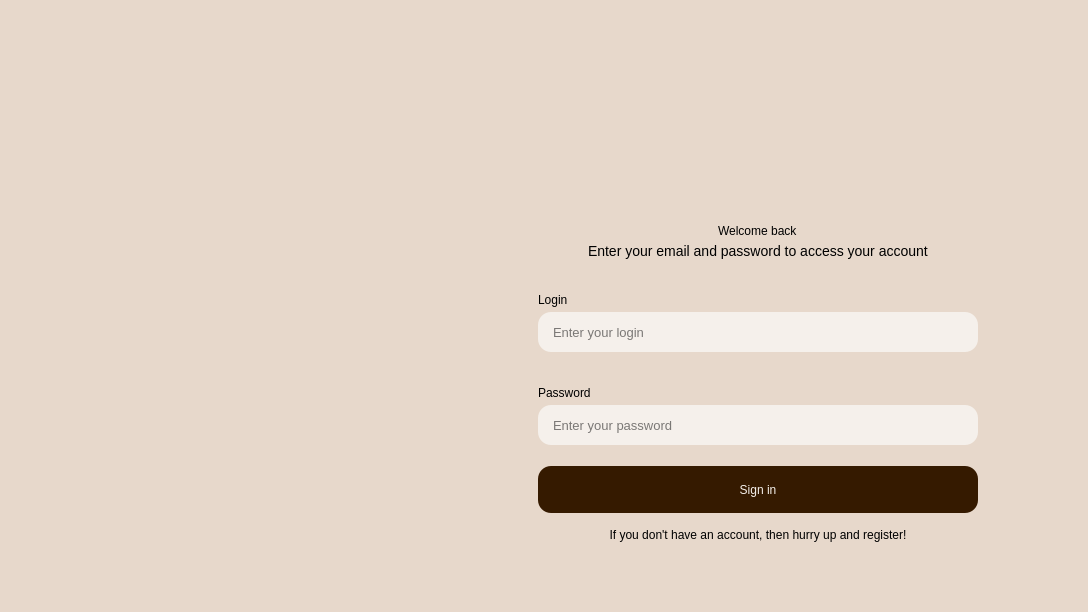
<?xml version="1.0" encoding="UTF-8"?>
<ui version="4.0">
 <class>entering_window</class>
 <widget class="QMainWindow" name="entering_window">
  <property name="geometry">
   <rect>
    <x>0</x>
    <y>0</y>
    <width>1088</width>
    <height>612</height>
   </rect>
  </property>
  <property name="sizePolicy">
   <sizepolicy hsizetype="Fixed" vsizetype="Fixed">
    <horstretch>0</horstretch>
    <verstretch>0</verstretch>
   </sizepolicy>
  </property>
  <property name="minimumSize">
   <size>
    <width>1088</width>
    <height>612</height>
   </size>
  </property>
  <property name="maximumSize">
   <size>
    <width>1088</width>
    <height>612</height>
   </size>
  </property>
  <property name="windowTitle">
   <string>Authorization</string>
  </property>
  <property name="styleSheet">
   <string notr="true">background-color: #E7D8CB;
color: #000000;</string>
  </property>
  <widget class="QWidget" name="Window">
   <layout class="QHBoxLayout" name="horizontalLayout">
    <property name="spacing">
     <number>0</number>
    </property>
    <property name="leftMargin">
     <number>30</number>
    </property>
    <property name="topMargin">
     <number>30</number>
    </property>
    <property name="rightMargin">
     <number>0</number>
    </property>
    <property name="bottomMargin">
     <number>30</number>
    </property>
    <item>
     <widget class="QWidget" name="Photo" native="true">
      <property name="sizePolicy">
       <sizepolicy hsizetype="Preferred" vsizetype="Preferred">
        <horstretch>0</horstretch>
        <verstretch>0</verstretch>
       </sizepolicy>
      </property>
      <property name="minimumSize">
       <size>
        <width>0</width>
        <height>0</height>
       </size>
      </property>
      <property name="maximumSize">
       <size>
        <width>8000</width>
        <height>8000</height>
       </size>
      </property>
      <property name="baseSize">
       <size>
        <width>0</width>
        <height>0</height>
       </size>
      </property>
      <layout class="QHBoxLayout" name="horizontalLayout_2">
       <property name="spacing">
        <number>0</number>
       </property>
       <property name="leftMargin">
        <number>0</number>
       </property>
       <property name="topMargin">
        <number>0</number>
       </property>
       <property name="rightMargin">
        <number>0</number>
       </property>
       <property name="bottomMargin">
        <number>0</number>
       </property>
       <item>
        <widget class="QWidget" name="widget" native="true">
         <property name="sizePolicy">
          <sizepolicy hsizetype="Fixed" vsizetype="Fixed">
           <horstretch>0</horstretch>
           <verstretch>0</verstretch>
          </sizepolicy>
         </property>
         <property name="minimumSize">
          <size>
           <width>380</width>
           <height>510</height>
          </size>
         </property>
         <property name="styleSheet">
          <string notr="true">border-image: url(:/resources/resources/Welcome_photo.png) 0 stretch cover;</string>
         </property>
        </widget>
       </item>
      </layout>
     </widget>
    </item>
    <item>
     <widget class="QWidget" name="LoginForm" native="true">
      <property name="sizePolicy">
       <sizepolicy hsizetype="Fixed" vsizetype="Preferred">
        <horstretch>0</horstretch>
        <verstretch>0</verstretch>
       </sizepolicy>
      </property>
      <property name="minimumSize">
       <size>
        <width>660</width>
        <height>0</height>
       </size>
      </property>
      <property name="maximumSize">
       <size>
        <width>660</width>
        <height>16777215</height>
       </size>
      </property>
      <property name="baseSize">
       <size>
        <width>0</width>
        <height>0</height>
       </size>
      </property>
      <property name="toolTip">
       <string extracomment="Enter your email"/>
      </property>
      <property name="styleSheet">
       <string notr="true"/>
      </property>
      <layout class="QVBoxLayout" name="verticalLayout">
       <property name="spacing">
        <number>0</number>
       </property>
       <property name="leftMargin">
        <number>110</number>
       </property>
       <property name="topMargin">
        <number>0</number>
       </property>
       <property name="rightMargin">
        <number>110</number>
       </property>
       <property name="bottomMargin">
        <number>0</number>
       </property>
       <item>
        <spacer name="LoginForm_verticalSpacer">
         <property name="orientation">
          <enum>Qt::Vertical</enum>
         </property>
         <property name="sizeHint" stdset="0">
          <size>
           <width>20</width>
           <height>40</height>
          </size>
         </property>
        </spacer>
       </item>
       <item alignment="Qt::AlignHCenter">
        <widget class="QLabel" name="Logo">
         <property name="sizePolicy">
          <sizepolicy hsizetype="Fixed" vsizetype="Fixed">
           <horstretch>0</horstretch>
           <verstretch>0</verstretch>
          </sizepolicy>
         </property>
         <property name="minimumSize">
          <size>
           <width>140</width>
           <height>140</height>
          </size>
         </property>
         <property name="styleSheet">
          <string notr="true">border-image: url(:/resources/resources/MainLogo.png) 0 stretch stretch;</string>
         </property>
         <property name="text">
          <string/>
         </property>
         <property name="alignment">
          <set>Qt::AlignCenter</set>
         </property>
        </widget>
       </item>
       <item>
        <spacer name="verticalSpacer">
         <property name="orientation">
          <enum>Qt::Vertical</enum>
         </property>
         <property name="sizeType">
          <enum>QSizePolicy::Fixed</enum>
         </property>
         <property name="sizeHint" stdset="0">
          <size>
           <width>20</width>
           <height>14</height>
          </size>
         </property>
        </spacer>
       </item>
       <item alignment="Qt::AlignHCenter|Qt::AlignVCenter">
        <widget class="QLabel" name="HeadingText">
         <property name="sizePolicy">
          <sizepolicy hsizetype="Fixed" vsizetype="Preferred">
           <horstretch>0</horstretch>
           <verstretch>0</verstretch>
          </sizepolicy>
         </property>
         <property name="styleSheet">
          <string notr="true">font: 800 38px;</string>
         </property>
         <property name="text">
          <string>Welcome back</string>
         </property>
        </widget>
       </item>
       <item>
        <spacer name="verticalSpacer_2">
         <property name="orientation">
          <enum>Qt::Vertical</enum>
         </property>
         <property name="sizeType">
          <enum>QSizePolicy::Fixed</enum>
         </property>
         <property name="sizeHint" stdset="0">
          <size>
           <width>20</width>
           <height>5</height>
          </size>
         </property>
        </spacer>
       </item>
       <item alignment="Qt::AlignHCenter|Qt::AlignVCenter">
        <widget class="QLabel" name="HeadingSubtext">
         <property name="styleSheet">
          <string notr="true">font: 200 14px;</string>
         </property>
         <property name="text">
          <string>Enter your email and password to access your account</string>
         </property>
        </widget>
       </item>
       <item>
        <spacer name="verticalSpacer_3">
         <property name="orientation">
          <enum>Qt::Vertical</enum>
         </property>
         <property name="sizeType">
          <enum>QSizePolicy::Fixed</enum>
         </property>
         <property name="sizeHint" stdset="0">
          <size>
           <width>20</width>
           <height>34</height>
          </size>
         </property>
        </spacer>
       </item>
       <item>
        <widget class="QLabel" name="LoginLabel">
         <property name="styleSheet">
          <string notr="true">font: 400 17pt;</string>
         </property>
         <property name="text">
          <string>Login</string>
         </property>
        </widget>
       </item>
       <item>
        <spacer name="verticalSpacer_5">
         <property name="orientation">
          <enum>Qt::Vertical</enum>
         </property>
         <property name="sizeType">
          <enum>QSizePolicy::Fixed</enum>
         </property>
         <property name="sizeHint" stdset="0">
          <size>
           <width>20</width>
           <height>5</height>
          </size>
         </property>
        </spacer>
       </item>
       <item>
        <widget class="QLineEdit" name="LoginInput">
         <property name="minimumSize">
          <size>
           <width>0</width>
           <height>40</height>
          </size>
         </property>
         <property name="toolTip">
          <string/>
         </property>
         <property name="statusTip">
          <string/>
         </property>
         <property name="whatsThis">
          <string/>
         </property>
         <property name="accessibleName">
          <string/>
         </property>
         <property name="accessibleDescription">
          <string/>
         </property>
         <property name="autoFillBackground">
          <bool>false</bool>
         </property>
         <property name="styleSheet">
          <string notr="true">font: 13px;
color: #000000;

background-color: #F5F0EB;
border-radius: 13px;
padding: 0 13px;</string>
         </property>
         <property name="inputMethodHints">
          <set>Qt::ImhHiddenText</set>
         </property>
         <property name="inputMask">
          <string/>
         </property>
         <property name="text">
          <string/>
         </property>
         <property name="cursorPosition">
          <number>0</number>
         </property>
         <property name="placeholderText">
          <string>Enter your login</string>
         </property>
        </widget>
       </item>
       <item>
        <spacer name="verticalSpacer_4">
         <property name="orientation">
          <enum>Qt::Vertical</enum>
         </property>
         <property name="sizeType">
          <enum>QSizePolicy::Fixed</enum>
         </property>
         <property name="sizeHint" stdset="0">
          <size>
           <width>20</width>
           <height>34</height>
          </size>
         </property>
        </spacer>
       </item>
       <item>
        <widget class="QLabel" name="PasswordLabel">
         <property name="styleSheet">
          <string notr="true">font: 400 17pt;</string>
         </property>
         <property name="text">
          <string>Password</string>
         </property>
        </widget>
       </item>
       <item>
        <spacer name="verticalSpacer_6">
         <property name="orientation">
          <enum>Qt::Vertical</enum>
         </property>
         <property name="sizeType">
          <enum>QSizePolicy::Fixed</enum>
         </property>
         <property name="sizeHint" stdset="0">
          <size>
           <width>20</width>
           <height>5</height>
          </size>
         </property>
        </spacer>
       </item>
       <item>
        <widget class="QLineEdit" name="PasswordInput">
         <property name="minimumSize">
          <size>
           <width>0</width>
           <height>40</height>
          </size>
         </property>
         <property name="styleSheet">
          <string notr="true">font: 13px;
color: #000000;

background-color: #F5F0EB;
border-radius: 13px;
padding: 0 13px;</string>
         </property>
         <property name="text">
          <string/>
         </property>
         <property name="maxLength">
          <number>25</number>
         </property>
         <property name="echoMode">
          <enum>QLineEdit::Password</enum>
         </property>
         <property name="cursorPosition">
          <number>0</number>
         </property>
         <property name="placeholderText">
          <string>Enter your password</string>
         </property>
        </widget>
       </item>
       <item>
        <spacer name="verticalSpacer_7">
         <property name="orientation">
          <enum>Qt::Vertical</enum>
         </property>
         <property name="sizeType">
          <enum>QSizePolicy::Fixed</enum>
         </property>
         <property name="sizeHint" stdset="0">
          <size>
           <width>20</width>
           <height>21</height>
          </size>
         </property>
        </spacer>
       </item>
       <item>
        <widget class="QPushButton" name="SingInButton">
         <property name="minimumSize">
          <size>
           <width>0</width>
           <height>47</height>
          </size>
         </property>
         <property name="cursor">
          <cursorShape>PointingHandCursor</cursorShape>
         </property>
         <property name="styleSheet">
          <string notr="true">font: 700 18px;
color: #F5F0EB;

background-color: #351A00;
border-radius: 13px;</string>
         </property>
         <property name="text">
          <string>Sign in</string>
         </property>
        </widget>
       </item>
       <item>
        <spacer name="verticalSpacer_8">
         <property name="orientation">
          <enum>Qt::Vertical</enum>
         </property>
         <property name="sizeType">
          <enum>QSizePolicy::Fixed</enum>
         </property>
         <property name="sizeHint" stdset="0">
          <size>
           <width>20</width>
           <height>15</height>
          </size>
         </property>
        </spacer>
       </item>
       <item>
        <widget class="QPushButton" name="RegisterButton">
         <property name="cursor">
          <cursorShape>PointingHandCursor</cursorShape>
         </property>
         <property name="styleSheet">
          <string notr="true">font: 500 13px;
border: none;</string>
         </property>
         <property name="text">
          <string>If you don't have an account, then hurry up and register!</string>
         </property>
        </widget>
       </item>
       <item>
        <spacer name="verticalSpacer_9">
         <property name="orientation">
          <enum>Qt::Vertical</enum>
         </property>
         <property name="sizeType">
          <enum>QSizePolicy::Expanding</enum>
         </property>
         <property name="sizeHint" stdset="0">
          <size>
           <width>20</width>
           <height>40</height>
          </size>
         </property>
        </spacer>
       </item>
      </layout>
     </widget>
    </item>
   </layout>
  </widget>
 </widget>
 <resources/>
 <connections/>
</ui>
